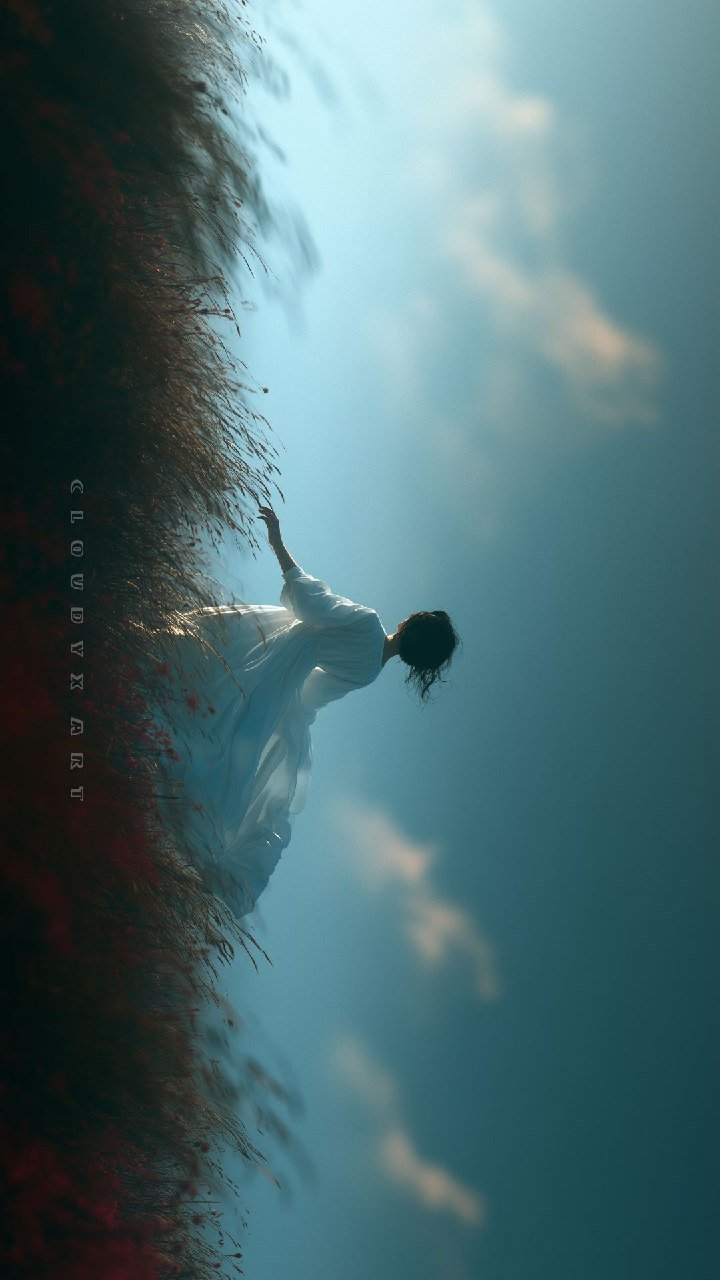
#> input picture examples/woman-white-dress/reference.jpg, 720 x 1280 px
$ python inspect_image.py ../examples/woman-white-dress/reference.jpg --out out
#> lines starting #> are read from the running program, lines starting #| are printed output that depends on the picture
#!/usr/bin/env python3
"""Deep deterministic forensic image inspector for rea-image.

Extracts dimensions, nearest aspect ratio, EXIF/PNG/XMP/AIGC metadata, global
12-color hex palette, 9-zone (3x3) spatial color/luminance/saturation map,
tone-curve percentiles, directional lighting balance, sharpness/grain index,
edge density, flat-region ratio, a 6x6 coordinate grid overlay, and a 3x3
high-res tile sheet.
"""

import argparse
import json
import math
import os
from collections import Counter
from pathlib import Path

import numpy as np
from PIL import ExifTags, Image, ImageDraw, ImageFilter


SUPPORTED_ASPECT_RATIOS = [
    ("1:1", 1.0),
    ("4:5", 4 / 5),
    ("5:4", 5 / 4),
    ("3:4", 3 / 4),
    ("4:3", 4 / 3),
    ("2:3", 2 / 3),
    ("3:2", 3 / 2),
    ("9:16", 9 / 16),
    ("16:9", 16 / 9),
    ("21:9", 21 / 9),
]

AIGC_KEYWORDS = (
    "midjourney",
    "dall-e",
    "dalle",
    "stable diffusion",
    "comfyui",
    "automatic1111",
    "invokeai",
    "novelai",
    "firefly",
    "imagen",
    "flux",
    "c2pa",
    "aigc",
    "ai generated",
    "trainedalgorithmicmedia",
    "parameters",
    "prompt",
    "cfg scale",
    "steps:",
)

ZONE_NAMES = [
    ["top-left", "top-center", "top-right"],
    ["mid-left", "center", "mid-right"],
    ["bottom-left", "bottom-center", "bottom-right"],
]


def nearest_aspect_ratio(width: int, height: int) -> dict:
    ratio = width / max(height, 1)
    best_label, best_val = min(
        SUPPORTED_ASPECT_RATIOS, key=lambda item: abs(item[1] - ratio)
    )
    gcd = math.gcd(width, height)
    return {
        "exact_ratio": f"{width // gcd}:{height // gcd}",
        "decimal": round(ratio, 4),
        "nearest_standard": best_label,
        "nearest_standard_decimal": round(best_val, 4),
    }


def extract_metadata(img: Image.Image) -> dict:
    meta = {
        "format": img.format,
        "mode": img.mode,
        "exif": {},
        "info_keys": sorted(list(img.info.keys())),
        "aigc_signals": [],
        "camera_signals": [],
    }

    try:
        exif_raw = img.getexif()
        if exif_raw:
            for tag_id, val in exif_raw.items():
                tag_name = ExifTags.TAGS.get(tag_id, str(tag_id))
                val_str = str(val)
                if len(val_str) > 300:
                    val_str = val_str[:300] + "...[truncated]"
                meta["exif"][tag_name] = val_str
                if tag_name in (
                    "Make",
                    "Model",
                    "LensModel",
                    "ExposureTime",
                    "FNumber",
                    "ISOSpeedRatings",
                    "FocalLength",
                ):
                    meta["camera_signals"].append(f"{tag_name}={val_str}")
    except Exception:
        pass

    blob_parts = [f"{k}:{v}" for k, v in meta["exif"].items()]
    for k, v in img.info.items():
        if isinstance(v, bytes):
            try:
                text = v.decode("utf-8", errors="ignore")
            except Exception:
                text = ""
        else:
            text = str(v)
        if text:
            blob_parts.append(f"{k}:{text[:2000]}")
    combined = "\n".join(blob_parts).lower()

    for kw in AIGC_KEYWORDS:
        if kw in combined:
            meta["aigc_signals"].append(kw)

    return meta


def extract_palette(rgb_img: Image.Image, num_colors: int = 12) -> list:
    small = rgb_img.copy()
    small.thumbnail((256, 256))
    quant = small.quantize(colors=num_colors, method=Image.Quantize.MEDIANCUT)
    palette = quant.getpalette()
    counts = Counter(quant.getdata())
    total = sum(counts.values()) or 1

    colors = []
    for idx, count in counts.most_common(num_colors):
        r, g, b = palette[idx * 3 : idx * 3 + 3]
        colors.append(
            {
                "hex": f"#{r:02X}{g:02X}{b:02X}",
                "rgb": [int(r), int(g), int(b)],
                "percent": round(100.0 * count / total, 2),
            }
        )
    return colors


def extract_spatial_zones(rgb_img: Image.Image) -> dict:
    w, h = rgb_img.size
    zones = {}
    for row in range(3):
        y0 = int(row * h / 3)
        y1 = int((row + 1) * h / 3) if row < 2 else h
        for col in range(3):
            x0 = int(col * w / 3)
            x1 = int((col + 1) * w / 3) if col < 2 else w
            crop = rgb_img.crop((x0, y0, x1, y1))
            arr = np.asarray(crop, dtype=np.float32)
            lum = 0.2126 * arr[:, :, 0] + 0.7152 * arr[:, :, 1] + 0.0722 * arr[:, :, 2]
            hsv = np.asarray(crop.convert("HSV"), dtype=np.float32)
            top_colors = extract_palette(crop, num_colors=3)
            zones[ZONE_NAMES[row][col]] = {
                "bbox_px": [x0, y0, x1, y1],
                "mean_luminance": round(float(np.mean(lum)), 1),
                "mean_saturation": round(float(np.mean(hsv[:, :, 1])) / 255.0, 3),
                "top_hex": [c["hex"] for c in top_colors],
            }
    return zones


def compute_visual_metrics(rgb_img: Image.Image) -> dict:
    arr = np.asarray(rgb_img, dtype=np.float32)
    r, g, b = arr[:, :, 0], arr[:, :, 1], arr[:, :, 2]

    lum = 0.2126 * r + 0.7152 * g + 0.0722 * b
    mean_lum = float(np.mean(lum))
    std_lum = float(np.std(lum))

    p02, p15, p50, p85, p98 = [
        round(float(x), 1) for x in np.percentile(lum, [2, 15, 50, 85, 98])
    ]

    hsv_arr = np.asarray(rgb_img.convert("HSV"), dtype=np.float32)
    mean_sat = float(np.mean(hsv_arr[:, :, 1])) / 255.0

    warmth = float(np.mean(r - b))
    temp_label = "warm" if warmth > 12 else ("cool" if warmth < -12 else "neutral")

    h, w = lum.shape
    left_lum = float(np.mean(lum[:, : w // 2]))
    right_lum = float(np.mean(lum[:, w // 2 :]))
    top_lum = float(np.mean(lum[: h // 2, :]))
    bottom_lum = float(np.mean(lum[h // 2 :, :]))

    lr_diff = left_lum - right_lum
    tb_diff = top_lum - bottom_lum
    horiz_light = (
        "balanced"
        if abs(lr_diff) < 8
        else ("brighter_left" if lr_diff > 0 else "brighter_right")
    )
    vert_light = (
        "balanced"
        if abs(tb_diff) < 8
        else ("brighter_top" if tb_diff > 0 else "brighter_bottom")
    )

    gray = rgb_img.convert("L")
    edges = gray.filter(ImageFilter.FIND_EDGES)
    edge_arr = np.asarray(edges, dtype=np.float32)
    edge_density = float(np.mean(edge_arr > 30))
    flat_ratio = float(np.mean(edge_arr < 5))

    g_arr = np.asarray(gray, dtype=np.float32)
    if g_arr.shape[0] > 2 and g_arr.shape[1] > 2:
        lap = (
            -4 * g_arr[1:-1, 1:-1]
            + g_arr[:-2, 1:-1]
            + g_arr[2:, 1:-1]
            + g_arr[1:-1, :-2]
            + g_arr[1:-1, 2:]
        )
        sharpness_var = float(np.var(lap))
    else:
        sharpness_var = 0.0

    return {
        "mean_luminance_0_255": round(mean_lum, 2),
        "contrast_std": round(std_lum, 2),
        "tone_curve_percentiles": {
            "p02_black": p02,
            "p15_shadows": p15,
            "p50_midtones": p50,
            "p85_highlights": p85,
            "p98_white": p98,
        },
        "mean_saturation_0_1": round(mean_sat, 3),
        "color_temperature": {"label": temp_label, "r_minus_b": round(warmth, 2)},
        "lighting_balance": {
            "horizontal": horiz_light,
            "left_minus_right": round(lr_diff, 2),
            "vertical": vert_light,
            "top_minus_bottom": round(tb_diff, 2),
        },
        "sharpness_laplacian_var": round(sharpness_var, 2),
        "edge_density_0_1": round(edge_density, 4),
        "flat_region_ratio_0_1": round(flat_ratio, 4),
    }


def save_grid_overlay(rgb_img: Image.Image, out_path: Path) -> None:
    canvas = rgb_img.copy()
    draw = ImageDraw.Draw(canvas)
    w, h = canvas.size
    major_w = max(2, min(w, h) // 350)
    minor_w = max(1, min(w, h) // 600)

    for i in range(1, 6):
        frac = i / 6.0
        x = int(w * frac)
        y = int(h * frac)
        if i == 3:
            color, lw = (255, 0, 255), major_w
        elif i in (2, 4):
            color, lw = (0, 255, 255), major_w
        else:
            color, lw = (255, 200, 0), minor_w

        draw.line([(x, 0), (x, h)], fill=color, width=lw)
        draw.line([(0, y), (w, y)], fill=color, width=lw)
        draw.text((x + 3, 4), f"{int(frac*100)}%({x})", fill=(255, 255, 0))
        draw.text((4, y + 3), f"{int(frac*100)}%({y})", fill=(255, 255, 0))

    canvas.save(out_path)


def save_tiles_3x3(rgb_img: Image.Image, out_path: Path) -> None:
    w, h = rgb_img.size
    pad = 8
    sheet = Image.new("RGB", (w + pad * 4, h + pad * 4), (20, 20, 20))
    draw = ImageDraw.Draw(sheet)

    for row in range(3):
        y0 = int(row * h / 3)
        y1 = int((row + 1) * h / 3) if row < 2 else h
        for col in range(3):
            x0 = int(col * w / 3)
            x1 = int((col + 1) * w / 3) if col < 2 else w
            crop = rgb_img.crop((x0, y0, x1, y1))
            px = x0 + pad * (col + 1)
            py = y0 + pad * (row + 1)
            sheet.paste(crop, (px, py))
            label = ZONE_NAMES[row][col]
            draw.rectangle([px, py, px + len(label) * 7 + 8, py + 16], fill=(0, 0, 0))
            draw.text((px + 4, py + 2), label, fill=(255, 255, 0))

    sheet.save(out_path)


def main() -> None:
    parser = argparse.ArgumentParser(description="Deep forensic image inspector for rea-image.")
    parser.add_argument("image", help="Path to reference image")
    parser.add_argument("--out", required=True, help="Output directory for forensic artifacts")
    args = parser.parse_args()

    src = Path(args.image)
    out_dir = Path(args.out)
    out_dir.mkdir(parents=True, exist_ok=True)

    with Image.open(src) as img:
#> img is the input picture: PIL image 720x1280 RGB; mean R, G, B 76, 107.8, 112.3
        w, h = img.size
        metadata = extract_metadata(img)
#> in extract_metadata, `blob_parts = [f"{k}:{v}" for k, v in meta["exif"].items()]`: blob_parts = []
#> the loop in extract_metadata, `for k, v in img.info.items():` made 5 passes
#> (k, v, text) on passes 1, 3: ('jfif', 257, '257'), ('jfif_unit', 0, '0')
#> after the loop in extract_metadata, `for k, v in img.info.items():`: blob_parts = 5 items
#> metadata = 6 items
        rgb = img.convert("RGB")
        palette = extract_palette(rgb, num_colors=12)
#> in extract_palette, `palette = quant.getpalette()`: palette = 36 values, max 240 at index 2, min 17 at index 33, mean 101.6
#> in extract_palette, `counts = Counter(quant.getdata())`: counts = 12 items
#> in extract_palette, `total = sum(counts.values()) or 1`: total = 36864
#> the loop in extract_palette, `for idx, count in counts.most_common(num_colors):` made 12 passes
#> (idx, count, r, g, b) on passes 1, 2, 3, 4, 5, 7, 8, 9: (6, 4219, 53, 94, 101), (11, 4191, 17, 20, 18), (8, 4139, 32, 76, 83), (2, 3470, 130, 169, 176), (3, 3439, 100, 141, 149), (1, 2846, 165, 207, 216), (10, 2572, 18, 31, 28), (4, 2568, 89, 124, 128)
#> after the loop in extract_palette, `for idx, count in counts.most_common(num_colors):`: colors = 12 items
#> palette = 12 items
        spatial_zones = extract_spatial_zones(rgb)
#> the loop in extract_spatial_zones, `for row in range(3):` made 3 passes
#> pass 1, in extract_palette (call 3), `quant = small.quantize(colors=num_colors, method=Image.Quantize.MEDIAN..`:
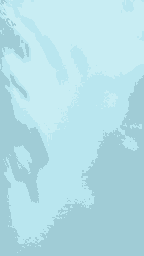
#> quant: PIL image 144x256 P; mean R, G, B 180, 222.2, 230.7
#> after the loop in extract_spatial_zones, `for row in range(3):`:
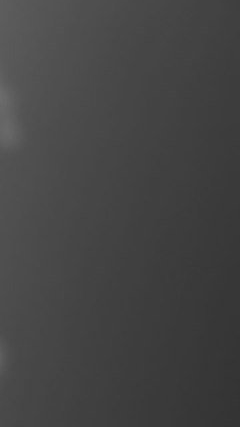
#> lum: shape (427, 240) float32; min 51.21, max 108.5, mean 68.7
#> after the loop in extract_spatial_zones, `for row in range(3):`: zones = 9 items
#> spatial_zones = 9 items
        metrics = compute_visual_metrics(rgb)
#> in compute_visual_metrics, `r, g, b = arr[:, :, 0], arr[:, :, 1], arr[:, :, 2]`:
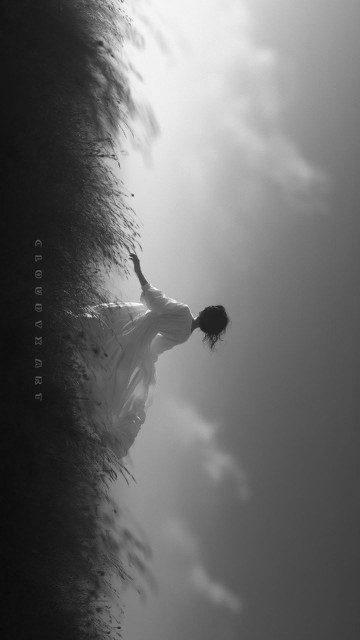
#> g: shape (1280, 720) float32 (shown at 1/2 size); min 3, max 255, mean 107.8
#> in compute_visual_metrics, `mean_lum = float(np.mean(lum))`: mean_lum = 101.4
#> in compute_visual_metrics, `std_lum = float(np.std(lum))`: std_lum = 61.51
#> in compute_visual_metrics, `p02, p15, p50, p85, p98 = [ round(float(x), 1) for x in np.percentile(..`: p02 = 15.8; p15 = 27.5; p50 = 91.9; p85 = 176.9; p98 = 228.8
#> in compute_visual_metrics, `hsv_arr = np.asarray(rgb_img.convert("HSV"), dtype=np.float32)`:
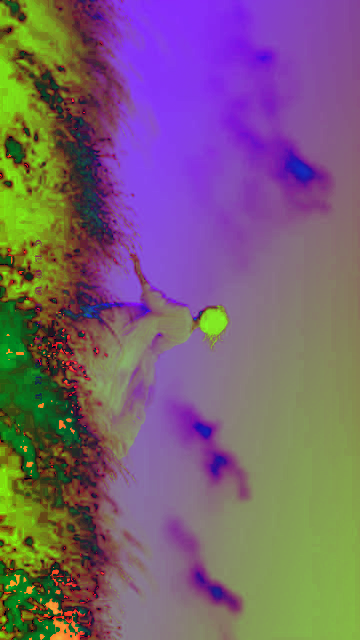
#> hsv_arr: shape (1280, 720, 3) float32 (shown at 1/2 size); mean R, G, B 120.1, 96.7, 113.9
#> in compute_visual_metrics, `mean_sat = float(np.mean(hsv_arr[:, :, 1])) / 255.0`: mean_sat = 0.379
#> in compute_visual_metrics, `warmth = float(np.mean(r - b))`: warmth = -36.26
#> in compute_visual_metrics, `temp_label = "warm" if warmth > 12 else ("cool" if warmth < -12 else "..`: temp_label = 'cool'
#> in compute_visual_metrics, `left_lum = float(np.mean(lum[:, : w // 2]))`: left_lum = 82.8
#> in compute_visual_metrics, `right_lum = float(np.mean(lum[:, w // 2 :]))`: right_lum = 119.9
#> in compute_visual_metrics, `top_lum = float(np.mean(lum[: h // 2, :]))`: top_lum = 126.8
#> in compute_visual_metrics, `bottom_lum = float(np.mean(lum[h // 2 :, :]))`: bottom_lum = 75.92
#> in compute_visual_metrics, `lr_diff = left_lum - right_lum`: lr_diff = -37.11
#> in compute_visual_metrics, `tb_diff = top_lum - bottom_lum`: tb_diff = 50.88
#> in compute_visual_metrics, `horiz_light = ( "balanced" if abs(lr_diff) < 8 else ("brighter_left" i..`: horiz_light = 'brighter_right'
#> in compute_visual_metrics, `vert_light = ( "balanced" if abs(tb_diff) < 8 else ("brighter_top" if ..`: vert_light = 'brighter_top'
#> in compute_visual_metrics, `edges = gray.filter(ImageFilter.FIND_EDGES)`:
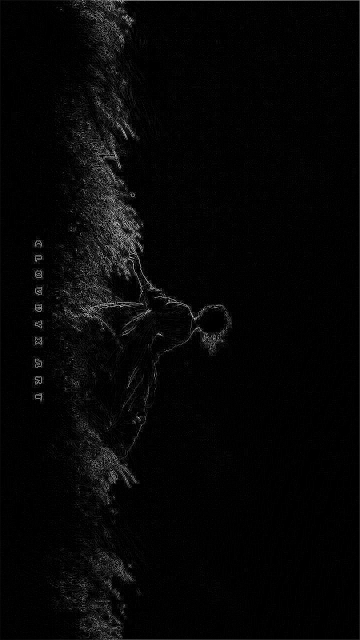
#> edges: PIL image 720x1280 L (shown at 1/2 size); min 0, max 255, mean 6.3
#> in compute_visual_metrics, `edge_density = float(np.mean(edge_arr > 30))`: edge_density = 0.0453
#> in compute_visual_metrics, `flat_ratio = float(np.mean(edge_arr < 5))`: flat_ratio = 0.829
#> in compute_visual_metrics, `lap = ( -4 * g_arr[1:-1, 1:-1] + g_arr[:-2, 1:-1] + g_arr[2:, 1:-1] + ..`:
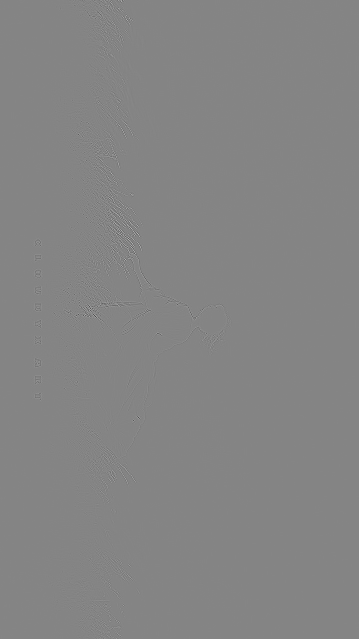
#> lap: shape (1278, 718) float32 (shown at 1/2 size); min -587, max 542, mean 0; drawn with min black and max white
#> in compute_visual_metrics, `sharpness_var = float(np.var(lap))`: sharpness_var = 400.6
#> metrics = 9 items

        save_grid_overlay(rgb, out_dir / "grid_overlay.png")
        save_tiles_3x3(rgb, out_dir / "tiles_3x3.png")
#> after the loop in save_tiles_3x3, `for row in range(3):`:
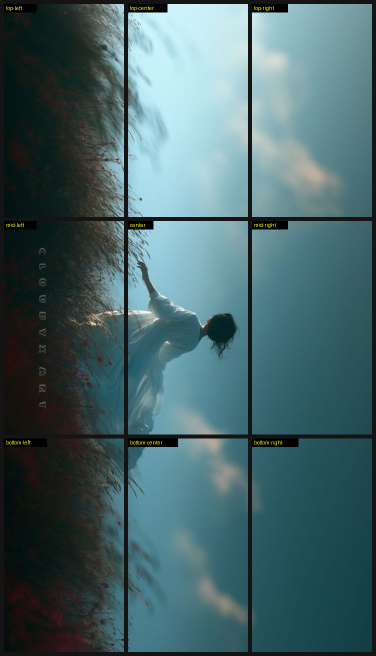
#> sheet: PIL image 752x1312 RGB (shown at 1/2 size); mean R, G, B 71.6, 100.8, 104.7

    report = {
        "file": str(src.resolve()),
        "file_size_bytes": os.path.getsize(src),
        "dimensions": {"width": w, "height": h},
        "aspect_ratio": nearest_aspect_ratio(w, h),
        "metadata": metadata,
        "palette": palette,
        "spatial_zones_3x3": spatial_zones,
        "visual_metrics": metrics,
        "artifacts": {
            "grid_overlay": str((out_dir / "grid_overlay.png").resolve()),
            "tiles_3x3": str((out_dir / "tiles_3x3.png").resolve()),
        },
    }

    report_path = out_dir / "report.json"
    report_path.write_text(json.dumps(report, indent=2), encoding="utf-8")
    print(json.dumps(report, indent=2))
#> (printed output is left out)


if __name__ == "__main__":
    main()

$ run again, on examples/woman-white-dress/comparison.png
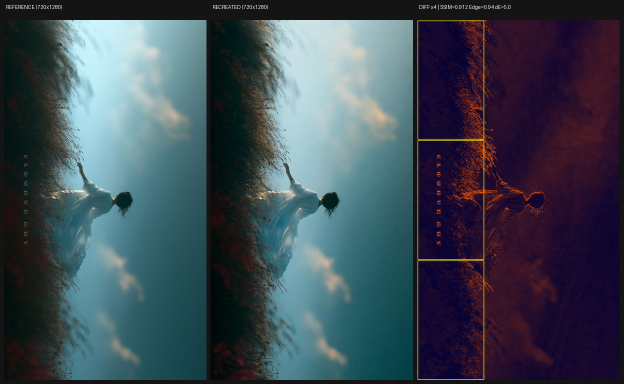
#> input picture examples/woman-white-dress/comparison.png, 1247 x 768 px (shown at 1/2 size)
#> in main, img is the input picture: PIL image 1247x768 RGB; mean R, G, B 62, 73.3, 84.2
#> blob_parts = []
#> metadata = 6 items
#> in extract_palette, `palette = quant.getpalette()`: palette = 36 values, max 225 at index 2, min 9 at index 34, mean 85.67
#> counts = 12 items
#> total = 40448
#> the loop in extract_palette, `for idx, count in counts.most_common(num_colors):` made 12 passes
#> (idx, count, r, g, b) on passes 1 to 8: (10, 7330, 15, 22, 21), (8, 3910, 45, 17, 41), (6, 3849, 34, 76, 82), (4, 3690, 69, 111, 117), (9, 3655, 29, 16, 39), (11, 3540, 15, 9, 37), (0, 2603, 185, 219, 225), (3, 2587, 87, 134, 144)
#> after the loop in extract_palette, `for idx, count in counts.most_common(num_colors):`: colors = 12 items
#> the loop in extract_spatial_zones, `for row in range(3):` made 3 passes
#> after the loop in extract_spatial_zones, `for row in range(3):`:
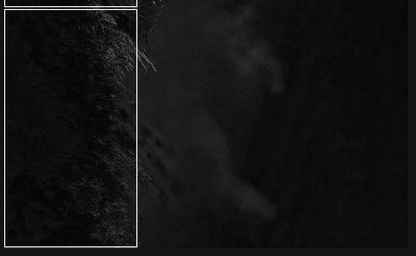
#> lum: shape (256, 416) float32; min 3.61, max 236.6, mean 19.9
#> after the loop in extract_spatial_zones, `for row in range(3):`: zones = 9 items
#> mean_lum = 71.68
#> std_lum = 64.09
#> p02 = 8.8; p15 = 15.5; p50 = 38.2; p85 = 153.2; p98 = 218.1
#> mean_sat = 0.473
#> warmth = -22.19
#> temp_label = 'cool'
#> left_lum = 89.32
#> right_lum = 54.06
#> top_lum = 86.06
#> bottom_lum = 57.29
#> lr_diff = 35.26
#> tb_diff = 28.77
#> horiz_light = 'brighter_left'
#> vert_light = 'brighter_top'
#> edge_density = 0.0548
#> flat_ratio = 0.746
#> sharpness_var = 963.4
#> metrics = 9 items
#> after the loop in save_tiles_3x3, `for row in range(3):`:
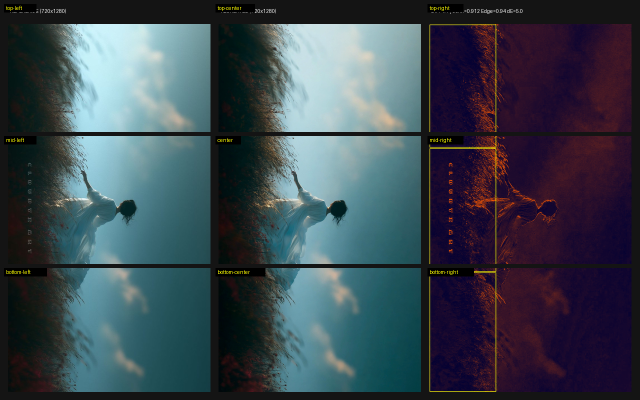
#> sheet: PIL image 1279x800 RGB (shown at 1/2 size); mean R, G, B 59.2, 69.8, 79.7
#> (printed output is left out)
